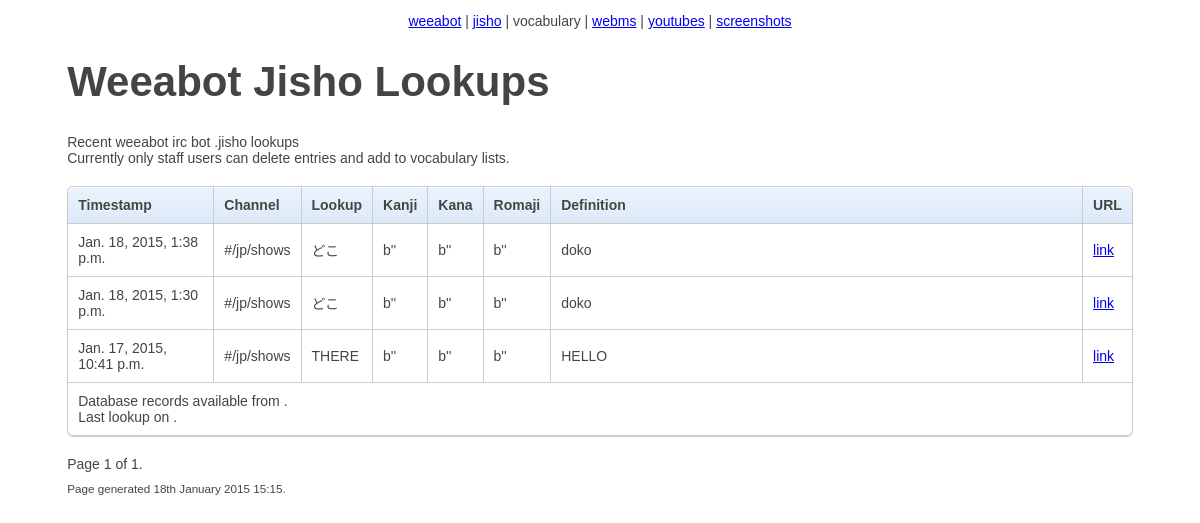
/jisho/, run on the app's committed database.
### jisho/models.py (models this page shows, shortened)
class Definition(models.Model):
  channel = models.CharField(max_length=128)
  nick = models.CharField(max_length=128)
  timestamp = models.DateTimeField(auto_now=True, auto_now_add=True)
  url = models.CharField(max_length=2048)
  kanji = models.CharField(max_length=32, default='')
  kana = models.CharField(max_length=64, default='')
  romaji = models.CharField(max_length=128, default='')
  text = models.CharField(max_length=256)#english text
  word = models.CharField(max_length=128)

### jisho/views.py (the view)
def home(request):
  definitions = Definition.objects.all().order_by('timestamp').reverse()
  paginator = Paginator(definitions, 30) # Show 30 contacts per page
  page = request.GET.get('page')
  try:
    definitions = paginator.page(page)
  except PageNotAnInteger:
    definitions = paginator.page(1)
  except EmptyPage:
    definitions = paginator.page(paginator.num_pages)
  t = loader.get_template('jisho/index.html')
  c = RequestContext(request, {
    'title' : 'Weeabot Jisho Lookups',
    'description' : 'Recent weeabot irc bot .jisho lookups',
    'definitions': definitions,
    'paginator' : paginator,
    'editable' : False, #request.user.is_staff,
    'deleteable' : False,
    'show_vocab_lists' : False,
    })
  return HttpResponse(t.render(c))

### templates/jisho/index.html
{% extends 'weeabot_site/base.html' %}
{% block content %}
  {% with show_nicks=False show_vocab_lists=False %}
    {% include "jisho/wordlist.html" %}
  {% endwith %}
{% endblock %}

### templates/weeabot_site/base.html (shortened to what this page needs)
<!DOCTYPE html>
<html lang="en">
<head>
  {% load staticfiles %}<link rel="stylesheet" href="{% static "css/style.css" %}" type="text/css" />
</head>
<body>
  <div id='header'>
  {% block header %}
    {% include "weeabot_site/header.html" %}
  {% endblock %}
  </div>
  <div id='title'>
  {% block title %}
  <h1>{{ title|default:"Weeabot" }}</h1>
  {% endblock %}
  </div>
  <div id='description'>
  {% block description %}
    {{ description|default:'' }}
  {% endblock %}
  </div>
  <div id='content'>
    {% block content %}
    {% endblock %}
  </div>
  <div id='footer'>
  {% block footer %}
    {% include "weeabot_site/footer.html" %}
  {% endblock %}
  </div>
</body>
</html>

### templates/weeabot_site/header.html (shortened to what this page needs)
<table class='header'>
  <tr><td>
{% if user.is_authenticated and user.is_active %}
    <table class='authentication'>
      <tr><td>
        <div id='current_user'>
        {% comment %}
Currently logged in as: <a href='/accounts/profile' >{{ user.username }}</a>
        {% endcomment %}
        </div>
      </td></tr>
      <tr><td>
        <!--
        <form action="/accounts/logout">
          <input class='logout' type="submit" value="logout">
        </form>
        -->
      </td>
     </tr></table>
{% else %}
      <table class='authentication'><tr>
        <td>
        </td>
        <td>
        </td>
      </tr></table>
{% endif %}
  </td></tr>
  <tr><td class='navigation_bar'>
  <a href='/'>weeabot</a> | <a href='/jisho'>jisho</a> | vocabulary | <a href='/webms'>webms</a> | <a href='/youtubes'>youtubes</a> | <a href='/screenshot'>screenshots</a>
</td></tr></table>

### templates/jisho/wordlist.html (shortened to what this page needs)
{% if not definitions %}
<p class="message">No definitions to display.</p>
{% else %}
{% block wordlist %}
<table class="urls bordered">
  <thead class='definitions'><tr>
    <th class="timestamp">Timestamp</th>
    <th class="channel">Channel</th>
    <th class='word'>Lookup</th>
    <th class='word'>Kanji</th>
    <th class='word'>Kana</th>
    <th class='word'>Romaji</th>
    <th class='text'>Definition</th>
    <th class='url'>URL</th>
    </tr>
  </thead>
<tbody>
{% for definition in definitions %}
  <tr class='definition'>
  <td class="timestamp">{{ definition.timestamp }}</td>
  <td class="channel">{{ definition.channel }}</td>
  <td class='word'>{{ definition.word }}</td>
  <td class='word'>{{ definition.kanji }}</td>
  <td class='word'>{{ definition.kana }}</td>
  <td class='word'>{{ definition.romaji }}</td>
  <td class='text'>{{ definition.text }}</td>
  <td class='url'><a href="{{ definition.url }}" target="_blank">link</a></td>
  </tr>
{% endfor %}
</tbody>
<tfoot>
  <tr><td class="footer" colspan="100%">
Database records available from {{ first_date }}.<br>
Last lookup on {{ last_date }}.</td></tr>
</tfoot>
</table>
{% endblock %}
{% block pagination %}
<div class="pagination">
    <span class="step-links">
        <span class="current">
            Page {{ definitions.number }} of {{ definitions.paginator.num_pages }}.
        </span>
    </span>
</div>
{% endblock %}
{% endif %}

### templates/weeabot_site/footer.html
Page generated {% now "jS F Y H:i" %}.

### static/css/style.css (style rules this page uses)
h1 { font-size: 300%; font-weight: bold; }
body { font-family: 'trebuchet MS', 'Lucida sans', Arial; font-size: 14px; color: #444; }
table.authentication { text-align: right; float: right; margin: 0px auto; width : 0; white-space: nowrap; }
table.header { margin: 0px auto; }
.navigation_bar { text-align: center; }
div#content { width : 90%; display: block; margin-left: auto; margin-right: auto; }
div#title { width : 90%; display: block; margin-left: auto; margin-right: auto; }
div#description { width : 90%; display: block; margin-left: auto; margin-right: auto; }
div#header { width : 90%; display: block; margin-left: auto; margin-right: auto; }
div#footer { width : 90%; display: block; margin-left: auto; margin-right: auto; font-size: smaller; padding: 10px; }
table { margin: 20px auto; *border-collapse: collapse; border-spacing: 0; width: 100%; }
td.text { width: 50% }
.bordered { border: solid #ccc 1px; -moz-border-radius: 6px; -webkit-border-radius: 6px; border-radius: 6px; -webkit-box-shadow: 0 1px 1px #ccc; -moz-box-shadow: 0 1px 1px #ccc; box-shadow: 0 1px 1px #ccc; }
.bordered td, .bordered th { border-left: 1px solid #ccc; border-top: 1px solid #ccc; padding: 10px; text-align: left; }
.bordered th { background-color: #dce9f9; background-image: -webkit-gradient(linear, left top, left bottom, from(#ebf3fc), to(#dce9f9)); background-image: -webkit-linear-gradient(top, #ebf3fc, #dce9f9); background-image: -moz-linear-gradient(top, #ebf3fc, #dce9f9); background-image: -ms-linear-gradient(top, #ebf3fc, #dce9f9); background-image: -o-linear-gradient(top, #ebf3fc, #dce9f9); background-image: linear-gradient(top, #ebf3fc, #dce9f9); -webkit-box-shadow: 0 1px 0 rgba(255,255,255,.8) inset; -moz-box-shadow:0 1px 0 rgba(255,255,255,.8) inset; box-shadow: 0 1px 0 rgba(255,255,255,.8) inset; border-top: none; text-shadow: 0 1px 0 rgba(255,255,255,.5); }
.bordered td:first-child, .bordered th:first-child { border-left: none; }
.bordered th:first-child { -moz-border-radius: 6px 0 0 0; -webkit-border-radius: 6px 0 0 0; border-radius: 6px 0 0 0; }
.bordered th:last-child { -moz-border-radius: 0 6px 0 0; -webkit-border-radius: 0 6px 0 0; border-radius: 0 6px 0 0; }
.bordered tr:last-child td:first-child { -moz-border-radius: 0 0 0 6px; -webkit-border-radius: 0 0 0 6px; border-radius: 0 0 0 6px; }
.bordered tr:last-child td:last-child { -moz-border-radius: 0 0 6px 0; -webkit-border-radius: 0 0 6px 0; border-radius: 0 0 6px 0; }

### data on the page
Definition: timestamp "Jan. 18, 2015, 1:38 p.m.", channel "#/jp/shows", word "どこ", kanji "b''", kana "b''", romaji "b''", text "doko"
Definition: timestamp "Jan. 18, 2015, 1:30 p.m.", channel "#/jp/shows", word "どこ", kanji "b''", kana "b''", romaji "b''", text "doko"
Definition: timestamp "Jan. 17, 2015, 10:41 p.m.", channel "#/jp/shows", word "THERE", kanji "b''", kana "b''", romaji "b''", text "HELLO"

### other printed values
{{ title|default:"Weeabot" }} "Weeabot Jisho Lookups"
{{ description|default:'' }} "Recent weeabot irc bot .jisho lookups"
{{ definitions.number }} "1"
{{ definitions.paginator.num_pages }} "1"
